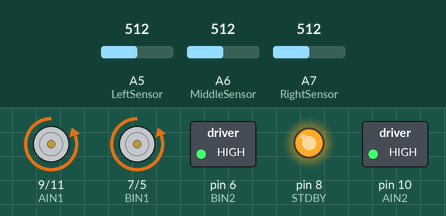
Simulated run of this sketch. Board: Arduino Nano, built with avr-gcc and run on an emulated ATmega328P. On the bench: direction and speed pins drawn as motors (green arrow = direction pin HIGH = forward, orange = LOW = backward, longer = more drive), switched loads named in the sketch (green lamp = pin HIGH), output pins drawn as LEDs (lit = HIGH). Inputs (shaded band) come from the test bench; at power-on: A5 (LeftSensor) = 512, A7 (RightSensor) = 512, A6 (MiddleSensor) = 512.

Above: at 1.2 s.
1.3 s: A5 (LeftSensor) set to 716
At 1.6 s:
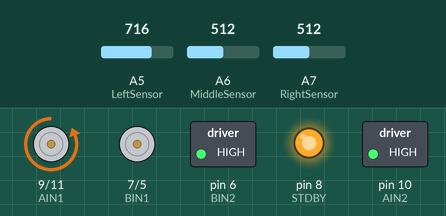
2.8 s: A5 (LeftSensor) set to 511
At 4.0 s:
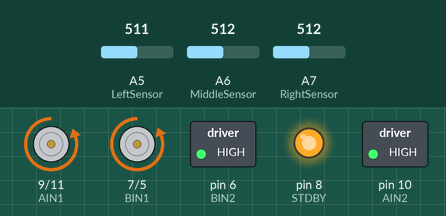
4.3 s: A7 (RightSensor) set to 716
At 5.1 s:
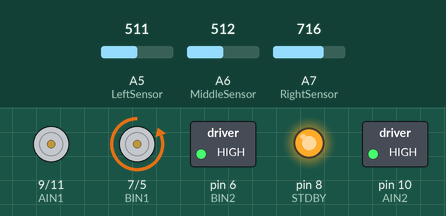
5.8 s: A7 (RightSensor) set to 604
7.3 s: A7 (RightSensor) set to 588
At 10.15 s:
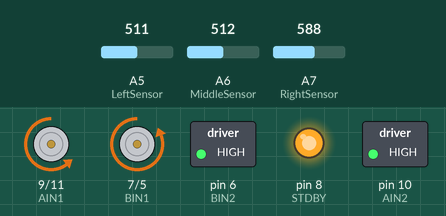
10.3 s: A7 (RightSensor) set to 245
At 10.9 s:
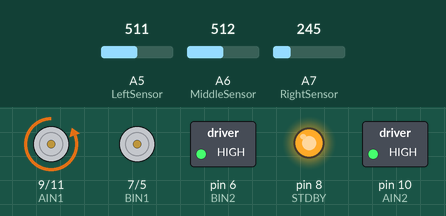
Timing chart, 0 to 12.8 s (numbered marks = the images above; inputs shaded):
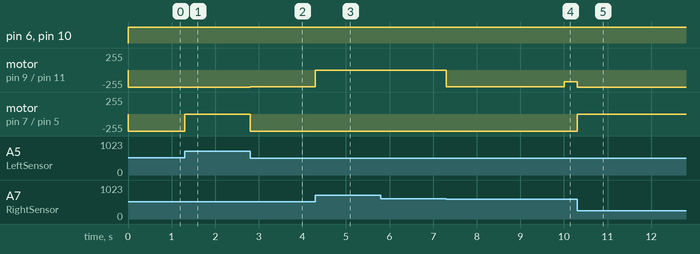

Measured:
- the behaviour switches between 596 and 595 on A7 (RightSensor) (found by bisection; images 3 and 4)
- after the input at 1.3 s, motor on pin 7 (BIN1) / pin 5 (PWMB): backward 255/255 → stopped at once
- after the input at 2.8 s, motor on pin 9 (AIN1) / pin 11 (PWMA): backward 255/255 → backward 252/255 at once; motor on pin 7 (BIN1) / pin 5 (PWMB): stopped → backward 255/255 at once
- after the input at 4.3 s, motor on pin 9 (AIN1) / pin 11 (PWMA): backward 252/255 → stopped at once
- after the input at 5.8 s, every drawn part: stays the same
- after the input at 7.3 s, motor on pin 9 (AIN1) / pin 11 (PWMA): stopped → backward 252/255 after 0.00 s instead of 2.7 s
- after the input at 10.3 s, motor on pin 9 (AIN1) / pin 11 (PWMA): backward 178/255 → backward 255/255 at once; motor on pin 7 (BIN1) / pin 5 (PWMB): backward 255/255 → stopped at once

The sketch:

fastBitch.ino
```cpp
// I worked with Bruce Willis, that guy from Modern Family, Ryan Reynolds left shoe, Tobey Macguire, and batman to write this code

#include <stdio.h>

// Pololu #713 motor driver pin assignments
const int PWMA=11; // Pololu drive A
const int AIN2=10;
const int AIN1 =9;
const int STDBY=8;
const int BIN1 =7; // Pololu drive B
const int BIN2 =6;
const int PWMB =5;

const int LeftSensor = A5; // sensors looking from the robots perspective
const int MiddleSensor = A6;
const int RightSensor = A7;

const int white_threshold = 100; // If it is less than this threshold it is white
const int threshold = 450; // This is the threshold hold for digital
const int black_threshold = 800; // if it is more than this threshold it is black

// Define states
// NOTE: Our robot works by defining states that have optimized variables for passing obstacles on the course
// TODO: currently time and a counter to reset time. This can be better, see issue tracker in repo
typedef enum {
    STATE_STRAIGHT,
    STATE_STRAIGHT_WITH_COUNTING,
    STATE_HUG_LEFT,
    STATE_HUG_RIGHT,
    STATE_BEAR_HUG_LEFT,
    STATE_BEAR_HUG_RIGHT,
    STATE_BEAR_BEAR_HUG_LEFT,
    STATE_CIRCLE
} State;

// Define state machine structure
State currentState;
int KP;
int KD;
int stateCount;
int MIN_SPEED;
int SET_SPEED;
int MAX_SPEED;
int defaultError;
int readLeftWeight = 1;
int readMiddleWeight = 0;
int readRightWeight = -1;

void setup()
{
  // put your setup code here, to run once:
  pinMode(PWMA , OUTPUT);
  pinMode(AIN1 , OUTPUT);
  pinMode(AIN2 , OUTPUT);
  pinMode(BIN1 , OUTPUT);
  pinMode(BIN2 , OUTPUT);
  pinMode(PWMB , OUTPUT);
  pinMode(STDBY , OUTPUT);
  // TODO: I forgot to add in the pin mode code for INPUT, but it ran so test this later
  digitalWrite(STDBY , HIGH); // TODO: test removing this line

  Serial.begin(9600); // open the serial port at 9600 bps:

currentState = STATE_STRAIGHT; // This is the initial state for the robot
}
void loop()
{
  // put your main code here, to run repeatedly:

  int leftValue = analogRead(LeftSensor); // retreive sensor values
  int middleValue = analogRead(MiddleSensor);
  int rightValue = analogRead(RightSensor);

  // different methods for line following
  // simpleLineFollow(leftValue, middleValue, rightValue);
  PID(leftValue, middleValue, rightValue);

  // Transition the state in the statemachine
  stateTransition();
}

/**
 * Writes either a digital or analog value to the motors, a negative speed results in
 *
 * This function takes four integers as arguments and returns nothing.
 *
 * @param spd The speed for the analog write, negative spd results in digital write
 * @param pin_IN1 The first pin for the digital write.
 * @param pin_IN2 The second pin for the digital write
 * @param pin_PWM The pin for analog write
 * @return nothing!!!!
 */

void motorWrite(int spd, int pin_IN1 , int pin_IN2 , int pin_PWM)
{
if (spd < 0)
{
digitalWrite(pin_IN1 , HIGH); // go one way
digitalWrite(pin_IN2 , LOW);
}
else
{
digitalWrite(pin_IN1 , LOW); // go the other way
digitalWrite(pin_IN2 , HIGH);
}
analogWrite(pin_PWM , abs(spd));
}

/**
 * This is simply motorWrite called twice with the known pins taken care of
 *
 * This function takes two integers as arguments and returns nothing.
 *
 * @param speedL The speed for the left motor
 * @param pin_IN1 The speed for the right motor
 * @return nothing!!!!
 */
void drive(int speedL, int speedR) {
    motorWrite(speedR, AIN1, AIN2, PWMA);
    motorWrite(speedL, BIN1, BIN2, PWMB);
}

void sensorTest() {
  int leftValue = analogRead(LeftSensor);
  int middleValue = analogRead(MiddleSensor);
  int rightValue = analogRead(RightSensor);

  Serial.print("the left motor is ");
  Serial.print(leftValue, DEC);  // print as an ASCII-encoded decimal

  Serial.print(" the middle motor is ");
  Serial.print(middleValue, DEC);  // print as an ASCII-encoded decimal

  Serial.print(" the right motor is ");
  Serial.print(rightValue, DEC);  // print as an ASCII-encoded decimal

  Serial.println(); // make a new line for readability

  delay(2000);            // delay 2 seconds
}

void simpleLineFollow(int left, int middle, int right) {
  // TODO: move these variables somewhere else, they dont need to be redeclared everytime
  int a = 1;
  int b = 2;
  int c = 100;

  // This is the value function
  // NOTE: This is good starter code but it slows down dependent on the value, so sub optimal
  int rightMotor = c + a*middle + b*left;
  int leftMotor = c + a*middle + b*right;

  drive(leftMotor, rightMotor);
}

// This is used for the derivative in PID
int lastError = 0;

// This keeps track of how many white we hit when driving
// NOTE: This will switch states, I like these conditions that  whertake the course into account to know when to switch states, it is better
bool wasPreviousWhite = false;
int whiteCount = 0;

void PID(int left, int middle, int right) {

  // This will constrain the readings
  // NOTE: These constraints allow confidence in a value being black or white
  left = constrain(left, white_threshold, black_threshold);
  middle = constrain(middle, white_threshold, black_threshold);
  right = constrain(right, white_threshold, black_threshold);

  // TODO: change this if to be more efficient
  int error;
  if (left == white_threshold && right == white_threshold) {
    error = defaultError; // NOTE: This conditional is essential for our robot, as it switches states this is the conditional to do if it cant read anything
    // EXAMPLE: hard rights can be performed by turning right when there no line to follow

    // This code counts how many white sections we have encountered while going straight, it is used to reset the clock counter to prevent cascading errors
    if (currentState == STATE_STRAIGHT_WITH_COUNTING && !wasPreviousWhite) {
      wasPreviousWhite = true;
      whiteCount++;
    }
  } else {
    wasPreviousWhite = false;

    // favor right state
    error = readLeftWeight * left + readMiddleWeight * middle + readRightWeight * right;
  }

  int adjust = error*KP - KD*(error - lastError);

  // NOTE: This techniquely isn't PID because the error isnt getting updated, but the robot runs smoother and faster without this
  // Record the current error for the next iteration
  // lastError = error;

  // Adjust motors, one negatively and one positively
  // NOTE: We have to constrain the readings to prevent issues such as driving backwards or attempting to drive beyond max speed
  drive(constrain(SET_SPEED - adjust, MIN_SPEED, MAX_SPEED), constrain(SET_SPEED + adjust, MIN_SPEED, MAX_SPEED));
}

unsigned long startTime = millis();

// This variable says if we should run the second half of the course
bool runSecondHalf = false;

// This is state machine code
void stateTransition() {
    // This changes states based off the time
    unsigned long currentTime = millis();

    // This will reset the startTime, it will also make sure we run the second half
    if (!runSecondHalf && whiteCount >= 2) {
      runSecondHalf = true;
      startTime = millis();
    }

    if (runSecondHalf) {
      // This is the second half of the course
      if (currentTime - startTime > 10000) {
        currentState = STATE_CIRCLE;
      } else if (currentTime - startTime > 2000) {
        currentState = STATE_BEAR_HUG_RIGHT;
      } else if (currentTime - startTime > 1000) {
        currentState = STATE_BEAR_BEAR_HUG_LEFT;
      }
    } else {
      // This is the start of the match code
      if (currentTime - startTime > 23000) {
        currentState = STATE_STRAIGHT_WITH_COUNTING;
      } else if (currentTime - startTime > 18000) {
        currentState = STATE_BEAR_HUG_RIGHT;
      } else if (currentTime - startTime > 10000) {
        currentState = STATE_STRAIGHT;
      } else {
        currentState = STATE_HUG_RIGHT;
      }
    }

    // NOTE: This is a spot to test states, it will override the state machine
    // currentState = STATE_CIRCLE;

    switch (currentState) {
        case STATE_STRAIGHT:
            // Straight state logic
            KP = 20; // This variable dictates how much to correct
            KD = 19; // This is the derivative to make turning more smooth, but right now it isnt used correctly so may need to remove
            // Speed information in example on https://www.arduino.cc/reference/en/language/functions/analog-io/analogwrite/
            // 0-255 for write value, 0 - 1023 for read value
            MIN_SPEED = 0; // IMPORTANT NOTE: this helps control how fast can turn, the lower the more the turn
            SET_SPEED = 255; // This is the goal speed
            MAX_SPEED = 255; // This is the max speed
            defaultError = 0; // This is what to do when there is only white, really good for sharp turns
            readLeftWeight = 1; // There is an error function that weights the sensors based off of these three values
            readMiddleWeight = 0;
            readRightWeight = -1;
            stateCount ++; // This is to count how many state transitions have taken place, currently not used
            break;
        case STATE_STRAIGHT_WITH_COUNTING:
            // Straight with counting logic
            KP = 20;
            KD = 18;
            MIN_SPEED = 0;
            SET_SPEED = 255;
            MAX_SPEED = 255;
            defaultError = 0;
            readLeftWeight = 1;
            readMiddleWeight = 0;
            readRightWeight = -1;
            stateCount ++;
            break;
        case STATE_HUG_LEFT:
            // State to hug the left for minor left turns
            KP = 20;
            KD = 17;
            MIN_SPEED = 0;
            SET_SPEED = 255;
            MAX_SPEED = 255;
            defaultError = 200;
            readLeftWeight = 1;
            readMiddleWeight = 0;
            readRightWeight = -1;
            stateCount ++;
            break;
        case STATE_HUG_RIGHT:
            // State to hug the right for minor right turns
            KP = 20;
            KD = 17;
            MIN_SPEED = 0;
            SET_SPEED = 255;
            MAX_SPEED = 255;
            defaultError = -200;
            readLeftWeight = 1;
            readMiddleWeight = 0;
            readRightWeight = -1;
            stateCount ++;
            break;
        case STATE_BEAR_HUG_LEFT:
            // State to hug the left for sharp left turns
            KP = 20;
            KD = 5;
            MIN_SPEED = 0;
            SET_SPEED = 255;
            MAX_SPEED = 255;
            defaultError = 200;
            readLeftWeight = 1;
            readMiddleWeight = 0;
            readRightWeight = -1;
            stateCount ++;
            break;
        case STATE_BEAR_HUG_RIGHT:
            // State to hug the right for sharp right turns
            KP = 20;
            KD = 5;
            MIN_SPEED = 0;
            SET_SPEED = 255;
            MAX_SPEED = 255;
            defaultError = -200;
            readLeftWeight = 1;
            readMiddleWeight = 0;
            readRightWeight = -1;
            stateCount ++;
            break;
        case STATE_BEAR_BEAR_HUG_LEFT:
            // State go slower for super sharp left turns
            KP = 20;
            KD = 5;
            MIN_SPEED = -200;
            SET_SPEED = 245;
            MAX_SPEED = 245;
            defaultError = 100;
            readLeftWeight = 1;
            readMiddleWeight = 0;
            readRightWeight = -1;
            stateCount ++;
            break;
        case STATE_CIRCLE:
            // State to go around the right side of the circle
            // NOTE: I never finished this code. The robot finished with this state once. I dont know how and I said FUCK it it worked.
            // IMPORTANT NOTE: I still got a shirt
            KP = 20;
            KD = 15;
            MIN_SPEED = -200;
            SET_SPEED = 180;
            MAX_SPEED = 180;
            defaultError = -200;
            stateCount ++;
            readLeftWeight = 0;
            readMiddleWeight = 1;
            readRightWeight = -1;
            break;
        default:
            // WTF Are you running?!?
            printf("Invalid State\n");
            break;
    }
}
```
